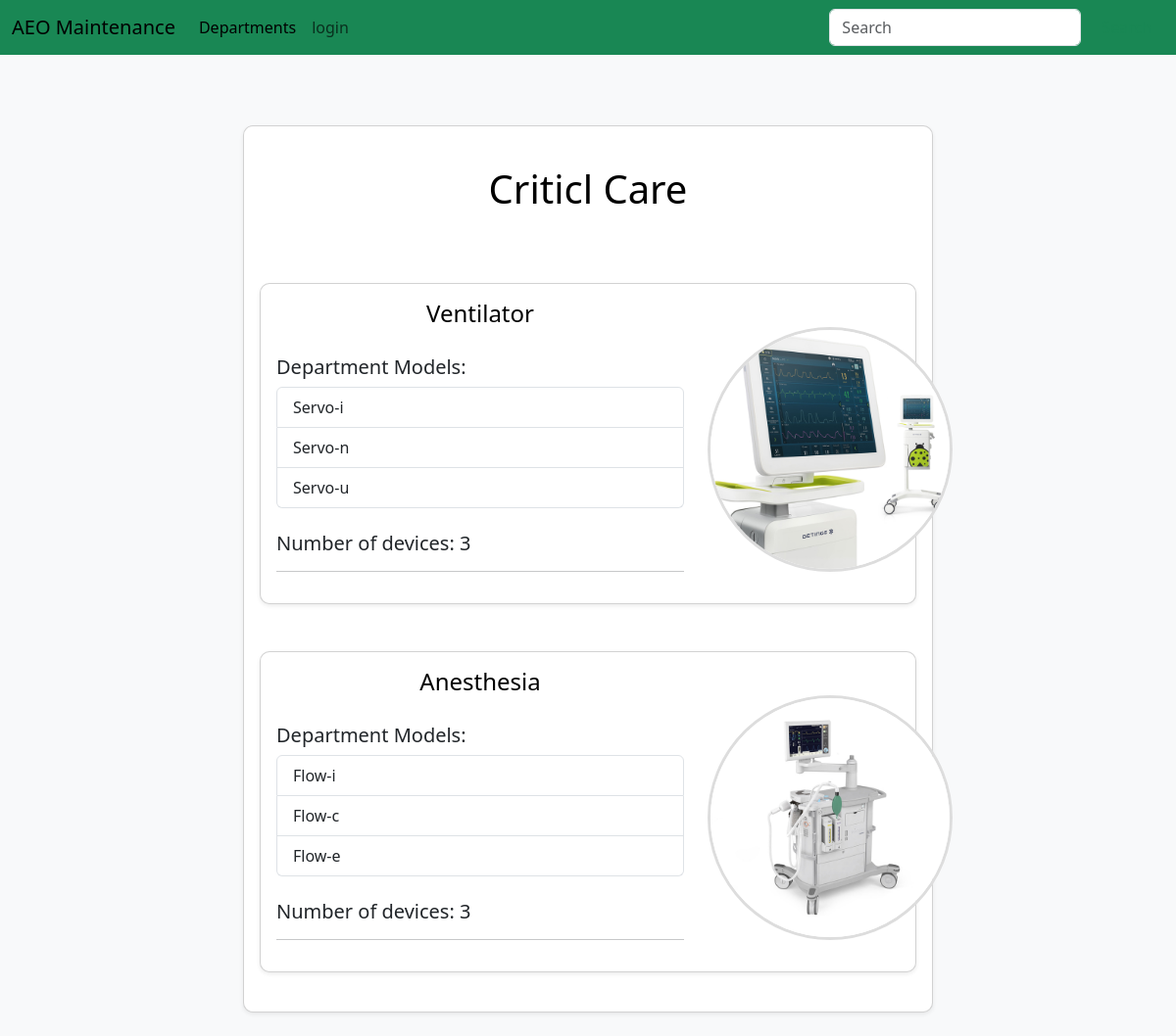
The app's page /departments/1/devices/, older data.
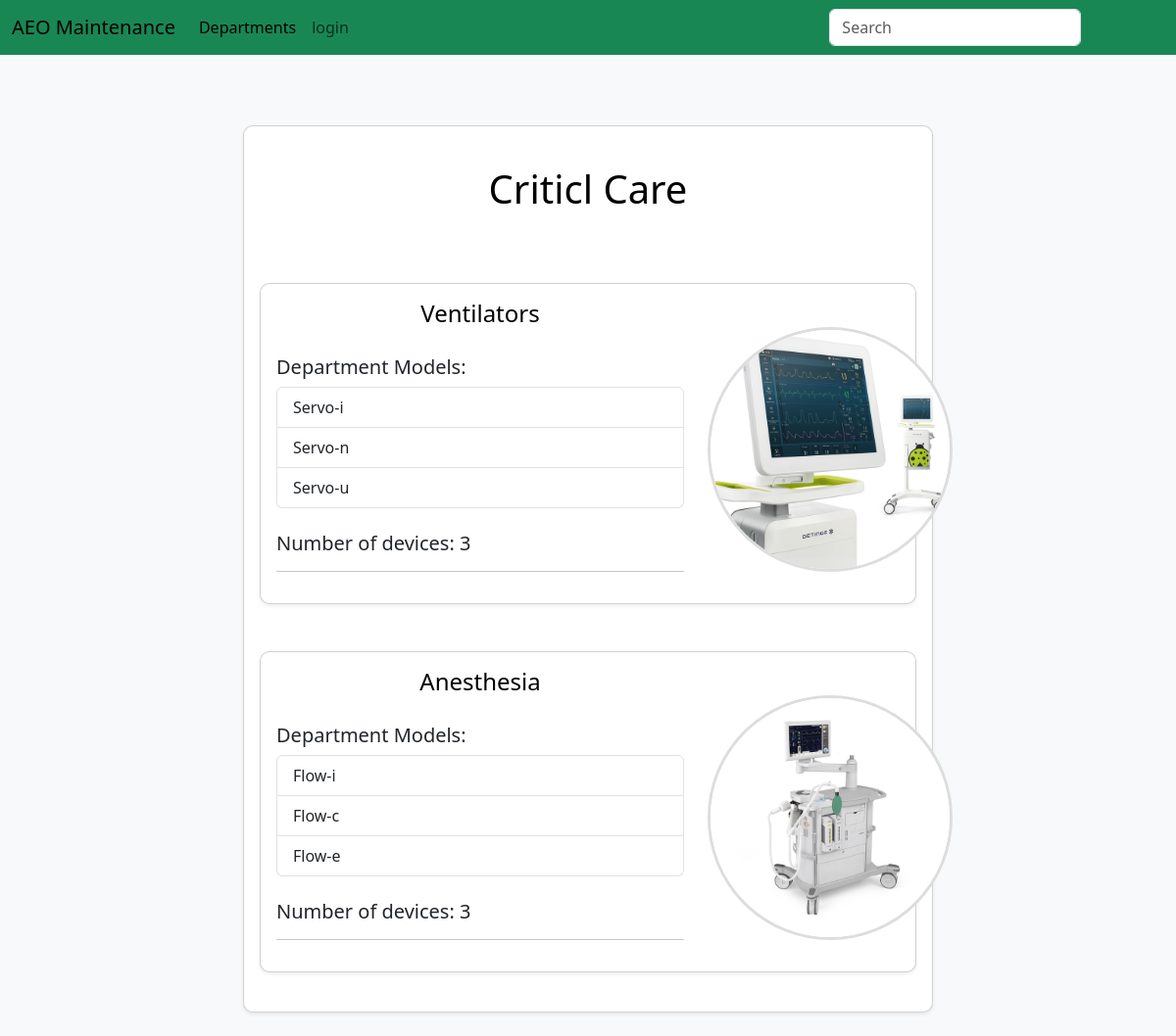
The same page, newer data.
### maintenance_system/models.py (models this page shows, shortened)
class Device(db.Model):
	id = db.Column(db.Integer, primary_key=True)
	name = db.Column(db.String(80), unique=True)
	department_id = db.Column(db.Integer, db.ForeignKey('department.id'))
	models = db.relationship('Model', backref='device', lazy=True)

class Model(db.Model):
	id = db.Column(db.Integer, primary_key=True)
	name = db.Column(db.String(80), unique=True)
	manufacturer = db.Column(db.String(80))
	picture = db.Column(db.String(20), default='device_model.jpg')
	device_id = db.Column(db.Integer, db.ForeignKey('device.id'))
	machines = db.relationship('Machine', backref='model', lazy=True)

### maintenance_system/Main/routes.py (the view)
@main.route('/<path:path>', methods=['GET'])
def catch_all(path):
    return f"Caught route: {path}", 404

### maintenance_system/Devices/forms.py (shortened to what this page needs)
class DeviceForm(FlaskForm):
    name = StringField('Device Name', validators=[DataRequired(), Length(min=2, max=20)])
    submit = SubmitField('Add')

### maintenance_system/Devices/routes.py (called while the page is built)
@devicesbp.route('/departments/<int:department_id>/devices/', methods=['GET'])
def devices(department_id):
    department = Department.query.get_or_404(department_id)
    users = User.query.all()
    form = DeviceForm()
    devices = department.devices
    return render_template('devices.html', department=department, devices=devices, form=form, users=users)

### maintenance_system/Templates/devices.html (shortened to what this page needs)
{% extends "layout.html"%}
{% block content %}
<div class="row justify-content-center">
	<div class="col-lg-8 mt-4 mb-4">
		<div class="card p-3 shadow-sm">
			<div class="row">
				<div class="col-md-8 col-lg-12 mt-4 mb-4">
					<a href="{{ url_for('departmentsbp.department', id = department.id) }}" class="anchor-custom">
						<h1 class="text-center mb-4">{{ department.name }}</h1>
					</a>
				</div>
				{% for device in devices %}
				<div class="col-md-8 col-lg-12 mt-4 mb-4">
					<div class="card p-3 shadow-sm">
						<div class="row align-items-center">
							<div class="col-lg-8 col-12">
								<a href="{{ url_for('modelsbp.models', device_id = device.id)}}" class="anchor-custom">
									<h4 class="mb-1 text-center">{{ device.name }}</h4>
								</a>
								<br>
								<h5>Department Models: </h5>
								{% if device.models%}
								<div class="list-group">
									{% for model in device.models%}
									<a href="{{ url_for('machinesbp.machines', model_id = model.id)}}"
										class="list-group-item list-group-item-action">{{
										model.name }}</a>
									{% endfor%}
								</div>
								<br>
								<h5>Number of devices: {{ device.models|length }}</h5>
								{% else %}
								<p>There is no models</p>
								{% endif%}
								<hr>
							</div>
							<div class="col-lg-4 text-center mt-1">
							{% set device_picture = (device.models | random).picture if device.models else 'default.jpg' %}
								<img src="{{ url_for('static', filename='images/'+ device_picture) }}" alt="User Photo"
									class="rounded-photo mt-2">
							</div>
						</div>
					</div>
				</div>
				{% endfor %}
			</div>
		</div>
	</div>
	{% endblock%}

Row changes from the older to the newer data that the page shows:
changed Device: name "Ventilator" → "Ventilators"
